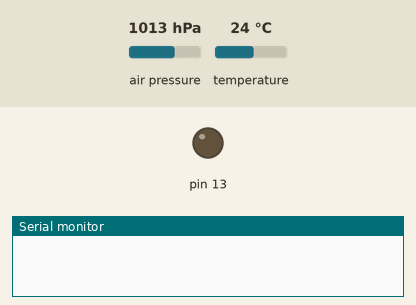
Recording of a sketch running on a simulated Arduino Pro Mini, built with avr-gcc and run on an emulated ATmega328P. Parts: output pins drawn as LEDs (lit = HIGH), the last lines printed to the serial monitor. Wiring (inferred from the names in the program): BME280 sensor at I2C address 0x76. Dashed ring = blinking. The inputs (shaded band) are chosen by the test bench; at power-on: air pressure 1013 hPa, temperature 24 °C.

Above: at 0.1 s.
At 5.32 s:
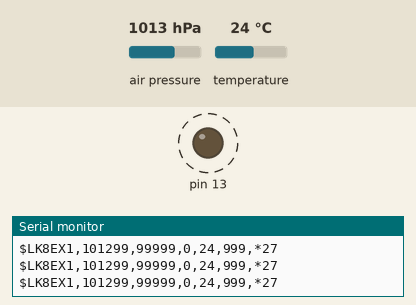
5.7 s: air pressure set to 952 hPa
Timing chart, 0 to 14.7 s (numbered marks = the images above; inputs shaded):
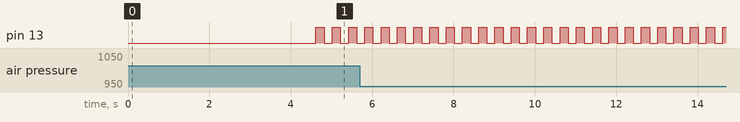

Measured:
- by itself, pin 13: alternates HIGH for 0.20 s and LOW for 0.20 s

The sketch:

PowerBank.ino
```cpp
// PowerBank.ino
//

#include <Wire.h>
#include <Bme280.h>
#include "Vario.h"

#include <stdarg.h>
#include <stdio.h>


#define RUN_MODE  0	// 0: vario mode
					// 1: debug(monitor) mode
					// 2: debug(graph) mode


#if 1
#include "VarioFilter_HarInAirKF3.h"
VarioFilter_HarInAirKF3 varioFilter;
#else
#include "VarioFilter_RobinKF.h"
VarioFilter_RobinKF varioFilter;
#endif

//////////////////////////////////////////////////////////////////////////
//

// $LK8EX1,P,A,V,T,B,*checksum
//
// P : hPa * 100 (1013.25 hPa --> 101325), 999999(IGNORE)
// A : meter, 99999(IGNORE)
// V : cm/s, 9999(IGNORE)
// T : celsius (signed), 99(IGNORE)
// B : xx.x or percentage + 1000, 999(IGNORE)

char ToHexa(int value)
{
	if (value < 10)
		return '0' + value;

	return 'A' + (value - 10);
}

void makeSentence(char* buf, float p, float v, float t)
{
	int len = sprintf(buf, "$LK8EX1,%ld,99999,%d,%d,999,*xx\r\n", (long)(p), (int)(v * 100), (int)(t));

	const char* ptr = buf;
	uint8_t parity = *ptr;
	while (*ptr && *ptr != '*')
		parity ^= *ptr++;

	buf[len - 4] = ToHexa(parity >> 4);
	buf[len - 3] = ToHexa(parity & 0x0F);
}


//////////////////////////////////////////////////////////////////////////
//

#if 0
uint32_t updateTick;

void setup0()
{

	Serial.begin(9600);
	Wire.begin();
	delay(500);

	int ret = baro_init();
	Serial.print("baro.init = "); Serial.println(ret);
	// or
	//vario_init();

	updateTick = millis();
}

void loop0()
{
	if (millis() - updateTick > 1000)
	{
		baro_measure();
		//Printf("%.0f\n", baro_getAltitude() * 100);
		Serial.print("P = "); Serial.println(baro_getPressure());
		Serial.print("T = "); Serial.println(baro_getTemperature());
		Serial.print("A = "); Serial.println(baro_getAltitude());
		Serial.println("");

		updateTick = millis();
	}

	// or

	//flaot v = vario_update();
	//Serial.println("%.0f\n", v * 100);
}
#endif


//////////////////////////////////////////////////////////////////////////
//

void startTimer();


//////////////////////////////////////////////////////////////////////////
//

Vario 				vario;
volatile uint8_t	updateFlag;

uint32_t 			updateTick;
uint32_t 			updateCount;

uint8_t				ledState = 0;

float				pressureFiltered;
float				varioFiltered;


//////////////////////////////////////////////////////////////////////////
//

void setup()
{
	pinMode(13, OUTPUT);
	digitalWrite(13, ledState);

	Serial.begin(9600);
	Wire.begin();


	#if 1
	varioFilter.begin(500.0f, 8000.0f, 1.0f, 0);
	#else
	varioFilter.Configure(30.0f, 4.0f, altitude);
	#endif

	vario.begin(&varioFilter);

	updateFlag = 0;
	updateTick = millis();
	updateCount = 0;

	startTimer();
}


void loop()
{
	int varioUpdated = vario.update();
	if (varioUpdated > 0)
	{
		/*
		if (updateFlag == 0)
		{
			pressureFiltered = vario.getPressure();
			varioFiltered = vario.getVelocity();
			updateFlag = 1;
		}
		else
		{
			pressureFiltered += (vario.getPressure() - pressureFiltered) * PRESSURE_DAMPENING;
			varioFiltered += (vario.getVelocity() - varioFiltered) * VARIO_DAMPENING;
		}
		*/

		#if 0
		pressureFiltered += (vario.getPressure() - pressureFiltered) * PRESSURE_DAMPENING;
		varioFiltered += (vario.getVelocity() - varioFiltered) * VARIO_DAMPENING;
		#else
		pressureFiltered += vario.getPressure();
		varioFiltered += vario.getVelocity();
		updateCount += 1;
		#endif
	}

	/*
	auto temperature = String(sensor.getTemperature()) + " °C";
	auto pressure = String(sensor.getPressure() / 100.0) + " hPa";
	auto humidity = String(sensor.getHumidity()) + " %";

	String measurements = temperature + ", " + pressure + ", " + humidity;
	Serial.println(measurements);
	*/

	#if RUN_MODE != 2
	if (varioUpdated > 0 && millis() - updateTick > NMEA_INTERVAL)
	#else
	if (millis() - updateTick > 100)
	#endif
	{
		pressureFiltered /= updateCount;
		varioFiltered /= updateCount;

		#if RUN_MODE == 0
		char buf[64];
		makeSentence(buf, pressureFiltered, varioFiltered, vario.getTemperature());
		Serial.print(buf);
		#elif RUN_MODE == 1
		Serial.print("v = "); Serial.println(vario.getVelocity());
		Serial.print("p = "); Serial.print(vario.getPressure()); Serial.print(", "), Serial.println((long)vario.getPressure());
		Serial.print("t = "); Serial.println(vario.getTemperature());
		Serial.print("c = "); Serial.println(updateCount);
		#else // RUN_MODE = 2
		Serial.println(vario.getVelocity() * 100.0, 2);
		#endif

		pressureFiltered = 0;
		varioFiltered = 0;
		updateCount = 0;
		updateTick += NMEA_INTERVAL;

		ledState = 1 - ledState;
		digitalWrite(13, ledState);
	}
}


//////////////////////////////////////////////////////////////////////////
//

#define MAX_PERIOD 	0xFFFF

void findTopAndPrecaler(uint16_t freq, uint32_t& top, uint32_t& precaler)
{
	//
	precaler = 1;
	top = F_CPU / (freq * 1) - 1;

	if (top > MAX_PERIOD)
	{
		precaler = 2;
		top = F_CPU / (freq * 8) - 1;
		if (top > MAX_PERIOD)
		{
			precaler = 3;
			top = F_CPU / (freq * 64) - 1;
			if (top > MAX_PERIOD)
			{
				precaler = 4;
				top = F_CPU / (freq * 256) - 1;
				if (top > MAX_PERIOD)
				{
					precaler = 5;
					top = F_CPU / (freq * 1024) - 1;
				}
			}
		}
	}
}

void startTimer()
{
	uint32_t top, precaler;
	findTopAndPrecaler(KALMAN_UPDATE_FREQ, top, precaler);

	// precaler : 1, 8, 32, 64, 256, 1024
	// period count:
	// 8000000 / (20 *  1) = 400000
	// 8000000 / (20 *  8) = 50000
	// 8000000 / (20 * 32) = 12500
	// 8000000 / (20 * 64) = 6250
	//

	// Fast PWM : TOV at TOP(OCRA)
	TCCR1A = 0b00000011;            // COM1A1 COM1A0 COM1B1 COM1B0 - - WGM11 WGM10
	TCCR1B = 0b00011000 | precaler; // ICNC1 ICES1 - WGM13 WGM12 CS12 CS11 CS10
	OCR1A  = top;
	OCR1B  = top;
	TCNT1  = 0;
	TIMSK1 	= TIMSK1 | (1 << TOIE1);

	updateFlag = 0;
}


ISR(TIMER1_OVF_vect)
{
	updateFlag = 1;
}
```

Common.h
```cpp
// Common.h
//

#ifndef __COMMON_H__
#define __COMMON_H__

#define KALMAN_UPDATE_FREQ          (25)
#define NMEA_INTERVAL               (1000 / 5)  // 5Hz

#define USE_FILTER_ROBIN_LILJA      (1)

#define PRESSURE_DAMPENING          (1.0 / KALMAN_UPDATE_FREQ / 2)
#define VARIO_DAMPENING             (1.0 / KALMAN_UPDATE_FREQ / 0.1)


#endif // __COMMON_H__
```

Vario.cpp
```cpp
// Vario.cpp
//

#include "Vario.h"


Vario::Vario() : seaLevel(101325)
{
}


int Vario::begin(IVarioFilter* _filter)
{
    //
    filter = _filter;

	//
	sensor.begin(Bme280TwoWireAddress::Primary);
	sensor.setSettings(varioSettings());

	//
    for (int i = 0; i < 100; i ++)
    {
        delay(1000 / 25);
        measure();
    }

    //
	updateCount = 0;
    altitudeFiltered = altitude;
    vario = 0.0;

	return 0;
}

int Vario::update()
{
    //
    if (measure() < 0)
        return -1;

    altitude = (1.0 - pow(pressure / seaLevel, 1 / 5.25579)) * ((temperature + 273.15) / 0.0065);

    //
    if (updateCount == 0)
        filter->reset(altitude);
    filter->update(altitude, 0, &altitudeFiltered, &vario);

#if DBG_PRINT
    Serial.print(pressure);
    Serial.print(", ");
    Serial.print(altitude);
    Serial.print(", ");
    Serial.print(altitudeFiltered);
    Serial.print(", ");
    Serial.println(vario);
#endif

    updateCount += 1;

    return updateCount;
}

int Vario::measure()
{
    static uint32_t lastTick = millis();
    uint32_t curTick = millis();

    if (curTick - lastTick < 1000 / 25)
        return -1;
    lastTick = curTick;

	temperature = sensor.getTemperature();
	pressure = sensor.getPressure();

	return 0;
}
```

Vario.h
```cpp
// Vario.h
//

#include "Common.h"
#include "Bme280.h"
#include "VarioFilter.h"

//
//
//

class Vario
{
public:
	Vario();

public:
	int						begin(IVarioFilter* filter);
	void					end();

	int						update();

	float					getPressure() { return pressure; }
	float					getTemperature() { return temperature; }
	float					getAltitudeFiltered() { return altitudeFiltered; }
	float					getAltitude() { return altitude; }
	float					getVelocity() { return vario; }

    #if 0
	void					calibrateAltitude(float altitudeRef);
	void					calculateSeaLevel(float altitude);
    #endif

protected:
	static Bme280Settings varioSettings() {
		return {
			.mode = Bme280Mode::Normal,
			.temperatureOversampling = Bme280Oversampling::X2,
			.pressureOversampling = Bme280Oversampling::X16,
			.humidityOversampling = Bme280Oversampling::Off,
			.filter = Bme280Filter::X16,
			.standbyTime = Bme280StandbyTime::Ms0_5
		};
	  }

	int 					measure();

protected:
    //
	static Vario *	        mActiveVario;

	// sensor
	Bme280TwoWire 			sensor;
	float					seaLevel;
	float					pressure;
	float					temperature;
	float					altitude;

    // filter
    IVarioFilter *          filter;

    // vario
	int						updateCount;

    float                   altitudeFiltered;
    float                   vario;
};
```
